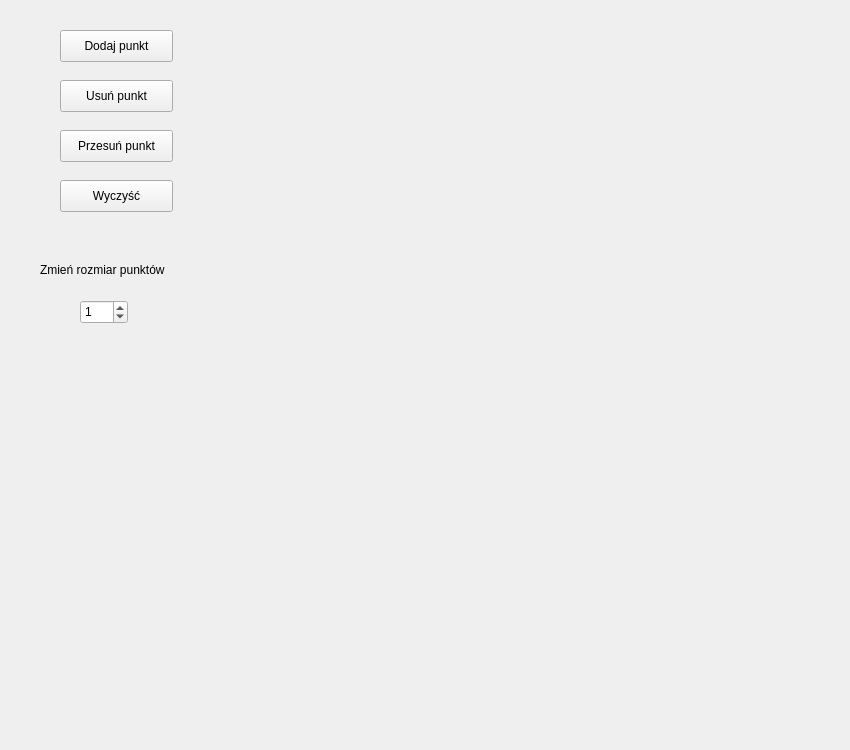
<?xml version="1.0" encoding="UTF-8"?>
<ui version="4.0">
 <class>BSplineCurveWidget</class>
 <widget class="QWidget" name="BSplineCurveWidget">
  <property name="geometry">
   <rect>
    <x>0</x>
    <y>0</y>
    <width>850</width>
    <height>750</height>
   </rect>
  </property>
  <property name="windowTitle">
   <string>Form</string>
  </property>
  <widget class="QPushButton" name="addPointButton">
   <property name="geometry">
    <rect>
     <x>60</x>
     <y>30</y>
     <width>113</width>
     <height>32</height>
    </rect>
   </property>
   <property name="text">
    <string>Dodaj punkt</string>
   </property>
  </widget>
  <widget class="QPushButton" name="slidePointButton">
   <property name="geometry">
    <rect>
     <x>60</x>
     <y>130</y>
     <width>113</width>
     <height>32</height>
    </rect>
   </property>
   <property name="text">
    <string>Przesuń punkt</string>
   </property>
  </widget>
  <widget class="QLabel" name="pointSizeLabel">
   <property name="geometry">
    <rect>
     <x>40</x>
     <y>260</y>
     <width>161</width>
     <height>20</height>
    </rect>
   </property>
   <property name="text">
    <string>Zmień rozmiar punktów</string>
   </property>
  </widget>
  <widget class="QSpinBox" name="pointSizeSpinBox">
   <property name="geometry">
    <rect>
     <x>80</x>
     <y>300</y>
     <width>48</width>
     <height>24</height>
    </rect>
   </property>
   <property name="maximum">
    <number>5</number>
   </property>
   <property name="value">
    <number>1</number>
   </property>
  </widget>
  <widget class="QPushButton" name="clearButton">
   <property name="geometry">
    <rect>
     <x>60</x>
     <y>180</y>
     <width>113</width>
     <height>32</height>
    </rect>
   </property>
   <property name="text">
    <string>Wyczyść</string>
   </property>
  </widget>
  <widget class="QPushButton" name="removePointButton">
   <property name="geometry">
    <rect>
     <x>60</x>
     <y>80</y>
     <width>113</width>
     <height>32</height>
    </rect>
   </property>
   <property name="text">
    <string>Usuń punkt</string>
   </property>
  </widget>
  <widget class="BSplineCurveCanvas" name="bSplineCurveCanvas" native="true">
   <property name="geometry">
    <rect>
     <x>250</x>
     <y>20</y>
     <width>561</width>
     <height>511</height>
    </rect>
   </property>
  </widget>
 </widget>
 <customwidgets>
  <customwidget>
   <class>BSplineCurveCanvas</class>
   <extends>QWidget</extends>
   <header>bsplinecurvecanvas.h</header>
   <container>1</container>
  </customwidget>
 </customwidgets>
 <resources/>
 <connections/>
</ui>
